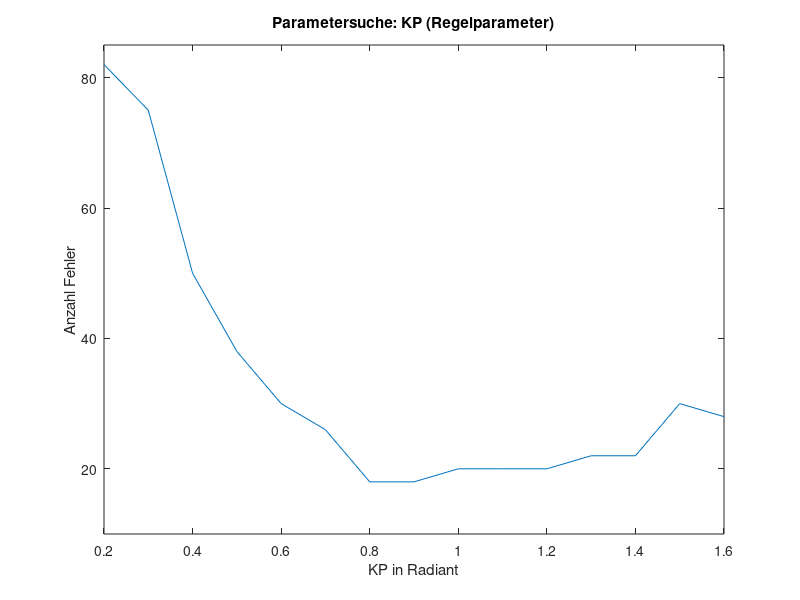

The MATLAB script that drew this image:
x = [0.2:0.1:1.6];
y = [82, 75, 50, 38, 30, 26, 18, 18, 20, 20, 20, 22, 22, 30, 28];


figure(1);
plot(x,y)
ylim([10 85])
title("Parametersuche: KP (Regelparameter)")
xlabel("KP in Radiant")
ylabel("Anzahl Fehler") 